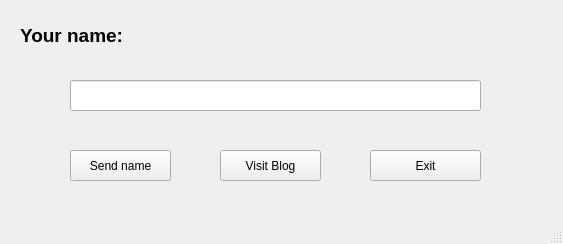
<?xml version="1.0" encoding="UTF-8"?>
<ui version="4.0">
 <class>MainWindow</class>
 <widget class="QMainWindow" name="MainWindow">
  <property name="geometry">
   <rect>
    <x>0</x>
    <y>0</y>
    <width>563</width>
    <height>244</height>
   </rect>
  </property>
  <property name="font">
   <font>
    <pointsize>9</pointsize>
   </font>
  </property>
  <property name="windowTitle">
   <string>Phong Bat</string>
  </property>
  <widget class="QWidget" name="centralwidget">
   <property name="font">
    <font>
     <pointsize>15</pointsize>
    </font>
   </property>
   <widget class="QLabel" name="label">
    <property name="geometry">
     <rect>
      <x>20</x>
      <y>10</y>
      <width>131</width>
      <height>51</height>
     </rect>
    </property>
    <property name="font">
     <font>
      <family>Arial</family>
      <pointsize>14</pointsize>
      <weight>75</weight>
      <bold>true</bold>
     </font>
    </property>
    <property name="text">
     <string>Your name:</string>
    </property>
   </widget>
   <widget class="QLineEdit" name="lineEdit">
    <property name="geometry">
     <rect>
      <x>70</x>
      <y>80</y>
      <width>411</width>
      <height>31</height>
     </rect>
    </property>
   </widget>
   <widget class="QPushButton" name="pushButtonSendName">
    <property name="geometry">
     <rect>
      <x>70</x>
      <y>150</y>
      <width>101</width>
      <height>31</height>
     </rect>
    </property>
    <property name="font">
     <font>
      <pointsize>9</pointsize>
     </font>
    </property>
    <property name="text">
     <string>Send name</string>
    </property>
   </widget>
   <widget class="QPushButton" name="pushButtonVisitBlog">
    <property name="geometry">
     <rect>
      <x>220</x>
      <y>150</y>
      <width>101</width>
      <height>31</height>
     </rect>
    </property>
    <property name="font">
     <font>
      <pointsize>9</pointsize>
     </font>
    </property>
    <property name="text">
     <string>Visit Blog</string>
    </property>
   </widget>
   <widget class="QPushButton" name="pushButtonExit">
    <property name="geometry">
     <rect>
      <x>370</x>
      <y>150</y>
      <width>111</width>
      <height>31</height>
     </rect>
    </property>
    <property name="font">
     <font>
      <pointsize>9</pointsize>
     </font>
    </property>
    <property name="text">
     <string>Exit</string>
    </property>
   </widget>
  </widget>
  <widget class="QMenuBar" name="menubar">
   <property name="geometry">
    <rect>
     <x>0</x>
     <y>0</y>
     <width>563</width>
     <height>26</height>
    </rect>
   </property>
  </widget>
  <widget class="QStatusBar" name="statusbar"/>
 </widget>
 <resources/>
 <connections/>
</ui>
